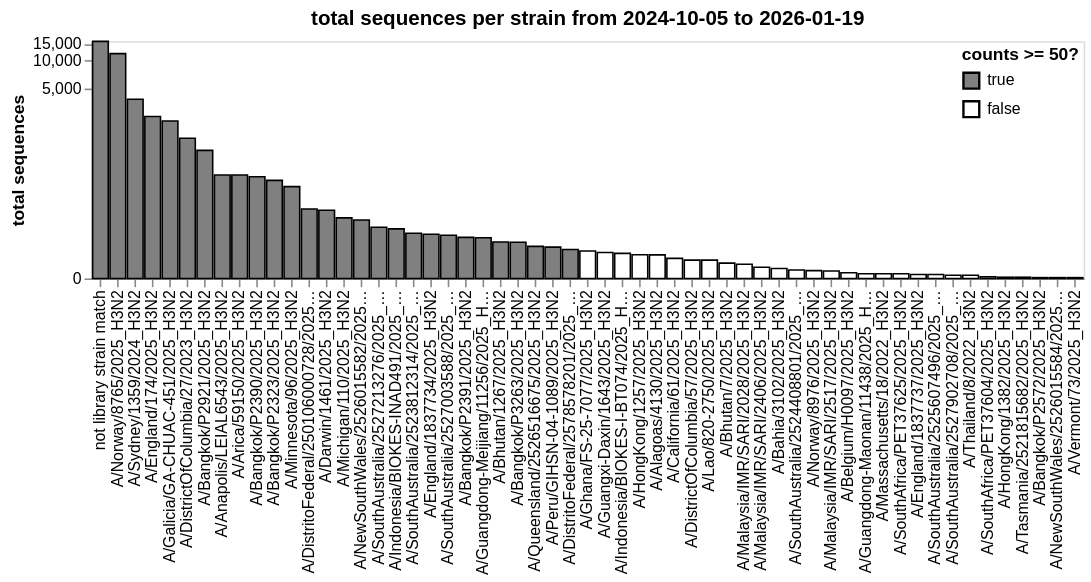

Here is the notebook cell this chart was saved with:
### Markdown cell above
Get total counts for each variant:

### Code cell
total_counts = (
    all_counts_by_date
    .groupby("variant", as_index=False)
    .aggregate(total_sequences=pd.NamedAgg("sequences", "sum"))
    .assign(sufficient_counts=lambda x: x["total_sequences"] >= min_counts)
)

total_counts_chart = (
    alt.Chart(total_counts)
    .encode(
        alt.X(
            "variant",
            sort=alt.SortField("total_sequences", order="descending"),
            title=None,
        ),
        alt.Y(
            "total_sequences",
            scale=alt.Scale(type="symlog", constant=50),
            title="total sequences",
            axis=alt.Axis(grid=False),
        ),
        alt.Fill(
            "sufficient_counts",
            scale=alt.Scale(range=["gray", "white"], domain=[True, False]),
            title=f"counts >= {min_counts}?",
            legend=alt.Legend(orient="top-right", offset=3)
        ),
        tooltip=total_counts.columns.tolist(),
    )
    .mark_bar(stroke="black")
    .properties(
        height=150,
        width=alt.Step(11),
        title=f"total sequences per strain from {date_start.date()} to {date_end.date()}",
    )
)

total_counts_chart

### Figure 1 — Vega-Lite specification as saved in the notebook (floating-point values rounded to 4 significant figures)
{"config": {"view": {"continuousWidth": 300, "continuousHeight": 300}}, "data": {"name": "data-601826f60c974dc23ffc805a819f3561"}, "mark": {"type": "bar", "stroke": "black"}, "encoding": {"fill": {"field": "sufficient_counts", "legend": {"offset": 3, "orient": "top-right"}, "scale": {"domain": [true, false], "range": ["gray", "white"]}, "title": "counts >= 50?", "type": "nominal"}, "tooltip": [{"field": "variant", "type": "nominal"}, {"field": "total_sequences", "type": "quantitative"}, {"field": "sufficient_counts", "type": "nominal"}], "x": {"field": "variant", "sort": {"field": "total_sequences", "order": "descending"}, "title": null, "type": "nominal"}, "y": {"axis": {"grid": false}, "field": "total_sequences", "scale": {"constant": 50, "type": "symlog"}, "title": "total sequences", "type": "quantitative"}}, "height": 150, "title": "total sequences per strain from 2024-10-05 to 2026-01-19", "width": {"step": 11}, "$schema": "https://vega.github.io/schema/vega-lite/v5.20.1.json", "datasets": {"data-601826f60c974dc23ffc805a819f3561": [{"variant": "A/Alagoas/4130/2025_H3N2", "total_sequences": 38.6, "sufficient_counts": false}, {"variant": "A/Anapolis/LEIAL6543/2025_H3N2", "total_sequences": 567.9, "sufficient_counts": true}, {"variant": "A/Arica/59150/2025_H3N2", "total_sequences": 567.9, "sufficient_counts": true}, {"variant": "A/Bahia/3102/2025_H3N2", "total_sequences": 13.67, "sufficient_counts": false}, {"variant": "A/Bangkok/P2323/2025_H3N2", "total_sequences": 492.5, "sufficient_counts": true}, {"variant": "A/Bangkok/P2390/2025_H3N2", "total_sequences": 543.5, "sufficient_counts": true}, {"variant": "A/Bangkok/P2391/2025_H3N2", "total_sequences": 85.6, "sufficient_counts": true}, {"variant": "A/Bangkok/P2572/2025_H3N2", "total_sequences": 1.0, "sufficient_counts": false}, {"variant": "A/Bangkok/P2921/2025_H3N2", "total_sequences": 1075.0, "sufficient_counts": true}, {"variant": "A/Bangkok/P3263/2025_H3N2", "total_sequences": 70.5, "sufficient_counts": true}, {"variant": "A/Belgium/H0097/2025_H3N2", "total_sequences": 7.5, "sufficient_counts": false}, {"variant": "A/Bhutan/1267/2025_H3N2", "total_sequences": 71.5, "sufficient_counts": true}, {"variant": "A/Bhutan/7/2025_H3N2", "total_sequences": 22.5, "sufficient_counts": false}, {"variant": "A/California/61/2025_H3N2", "total_sequences": 31.5, "sufficient_counts": false}, {"variant": "A/Darwin/1461/2025_H3N2", "total_sequences": 213.0, "sufficient_counts": true}, {"variant": "A/DistrictOfColumbia/27/2023_H3N2", "total_sequences": 1460.0, "sufficient_counts": true}, {"variant": "A/DistrictOfColumbia/57/2025_H3N2", "total_sequences": 28.0, "sufficient_counts": false}, {"variant": "A/DistritoFederal/250106000728/2025_H3N2", "total_sequences": 220.8, "sufficient_counts": true}, {"variant": "A/DistritoFederal/2578578201/2025_H3N2", "total_sequences": 51.0, "sufficient_counts": true}, {"variant": "A/England/174/2025_H3N2", "total_sequences": 2514.0, "sufficient_counts": true}, {"variant": "A/England/1837734/2025_H3N2", "total_sequences": 96.5, "sufficient_counts": true}, {"variant": "A/England/1837737/2025_H3N2", "total_sequences": 5.0, "sufficient_counts": false}, {"variant": "A/Galicia/GA-CHUAC-451/2025_H3N2", "total_sequences": 2253.0, "sufficient_counts": true}, {"variant": "A/Ghana/FS-25-7077/2025_H3N2", "total_sequences": 47.5, "sufficient_counts": false}, {"variant": "A/Guangdong-Maonan/11438/2025_H3N2", "total_sequences": 6.0, "sufficient_counts": false}, {"variant": "A/Guangdong-Meijiang/11256/2025_H3N2", "total_sequences": 84.5, "sufficient_counts": true}, {"variant": "A/Guangxi-Daxin/1643/2025_H3N2", "total_sequences": 44.0, "sufficient_counts": false}, {"variant": "A/HongKong/1257/2025_H3N2", "total_sequences": 39.0, "sufficient_counts": false}, {"variant": "A/HongKong/1382/2025_H3N2", "total_sequences": 1.5, "sufficient_counts": false}, {"variant": "A/Indonesia/BIOKES-I-BT074/2025_H3N2", "total_sequences": 42.0, "sufficient_counts": false}, {"variant": "A/Indonesia/BIOKES-INAD491/2025_H3N2", "total_sequences": 117.0, "sufficient_counts": true}, {"variant": "A/Lao/820-2750/2025_H3N2", "total_sequences": 28.0, "sufficient_counts": false}, {"variant": "A/Malaysia/IMR/SARI/2028/2025_H3N2", "total_sequences": 20.5, "sufficient_counts": false}, {"variant": "A/Malaysia/IMR/SARI/2406/2025_H3N2", "total_sequences": 15.5, "sufficient_counts": false}, {"variant": "A/Malaysia/IMR/SARI/2517/2025_H3N2", "total_sequences": 10.0, "sufficient_counts": false}, {"variant": "A/Massachusetts/18/2022_H3N2", "total_sequences": 6.0, "sufficient_counts": false}, {"variant": "A/Michigan/110/2025_H3N2", "total_sequences": 168.0, "sufficient_counts": true}, {"variant": "A/Minnesota/96/2025_H3N2", "total_sequences": 416.5, "sufficient_counts": true}, {"variant": "A/NewSouthWales/2526015582/2025_H3N2", "total_sequences": 157.5, "sufficient_counts": true}, {"variant": "A/NewSouthWales/2526015584/2025_H3N2", "total_sequences": 1.0, "sufficient_counts": false}, {"variant": "A/Norway/8765/2025_H3N2", "total_sequences": 11810.0, "sufficient_counts": true}, {"variant": "A/Norway/8976/2025_H3N2", "total_sequences": 10.5, "sufficient_counts": false}, {"variant": "A/Peru/GIHSN-04-1089/2025_H3N2", "total_sequences": 57.0, "sufficient_counts": true}, {"variant": "A/Queensland/2526516675/2025_H3N2", "total_sequences": 59.0, "sufficient_counts": true}, {"variant": "A/SouthAfrica/PET37604/2025_H3N2", "total_sequences": 2.0, "sufficient_counts": false}, {"variant": "A/SouthAfrica/PET37625/2025_H3N2", "total_sequences": 6.0, "sufficient_counts": false}, {"variant": "A/SouthAustralia/2523812314/2025_H3N2", "total_sequences": 100.0, "sufficient_counts": true}, {"variant": "A/SouthAustralia/2524408801/2025_H3N2", "total_sequences": 11.5, "sufficient_counts": false}, {"variant": "A/SouthAustralia/2525607496/2025_H3N2", "total_sequences": 5.0, "sufficient_counts": false}, {"variant": "A/SouthAustralia/2527003588/2025_H3N2", "total_sequences": 93.0, "sufficient_counts": true}, {"variant": "A/SouthAustralia/2527213276/2025_H3N2", "total_sequences": 123.5, "sufficient_counts": true}, {"variant": "A/SouthAustralia/2527902708/2025_H3N2", "total_sequences": 4.0, "sufficient_counts": false}, {"variant": "A/Sydney/1359/2024_H3N2", "total_sequences": 3857.0, "sufficient_counts": true}, {"variant": "A/Tasmania/2521815682/2025_H3N2", "total_sequences": 1.5, "sufficient_counts": false}, {"variant": "A/Thailand/8/2022_H3N2", "total_sequences": 4.0, "sufficient_counts": false}, {"variant": "A/Vermont/73/2025_H3N2", "total_sequences": 1.0, "sufficient_counts": false}, {"variant": "not library strain match", "total_sequences": 15900.0, "sufficient_counts": true}]}}
